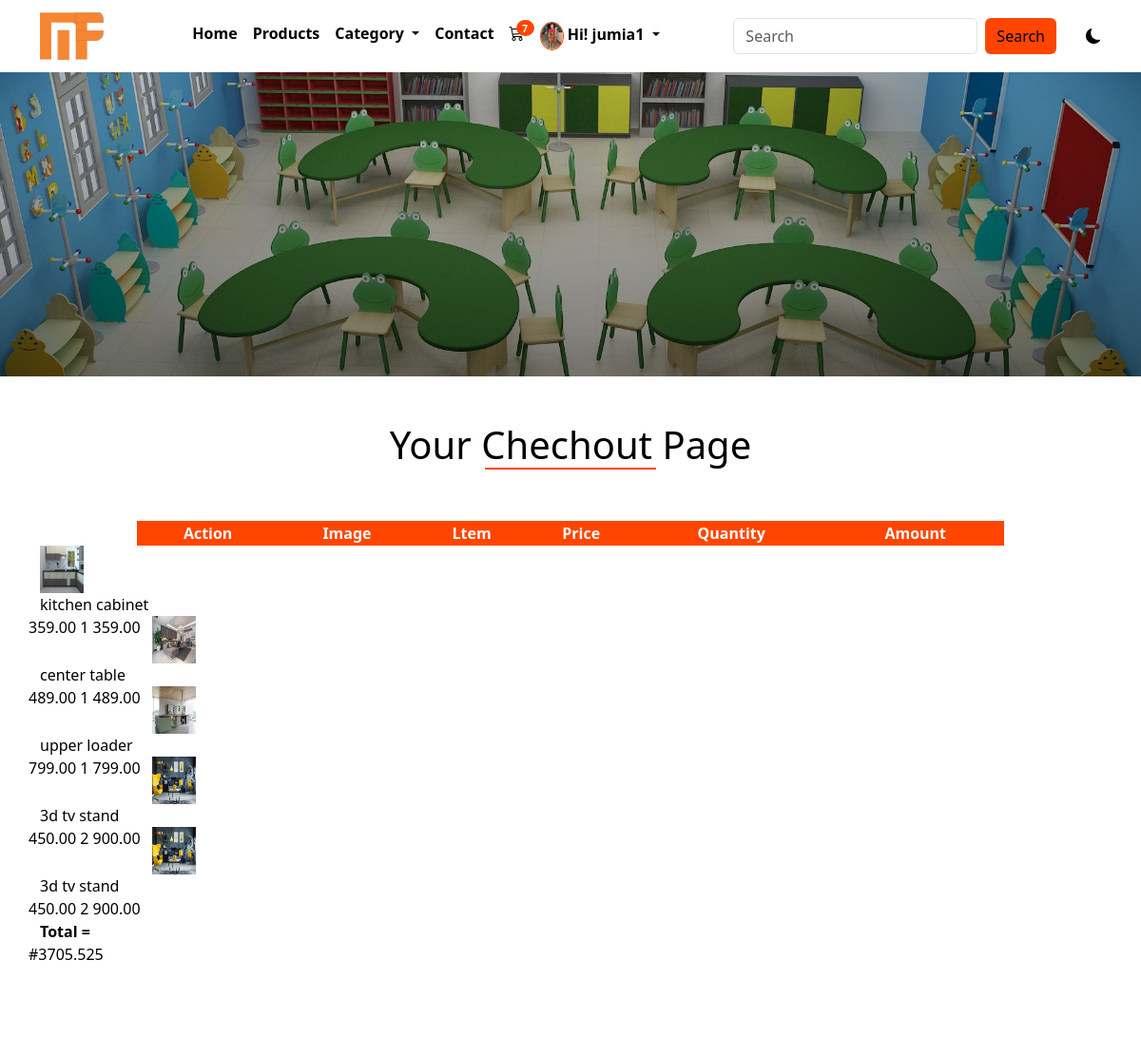
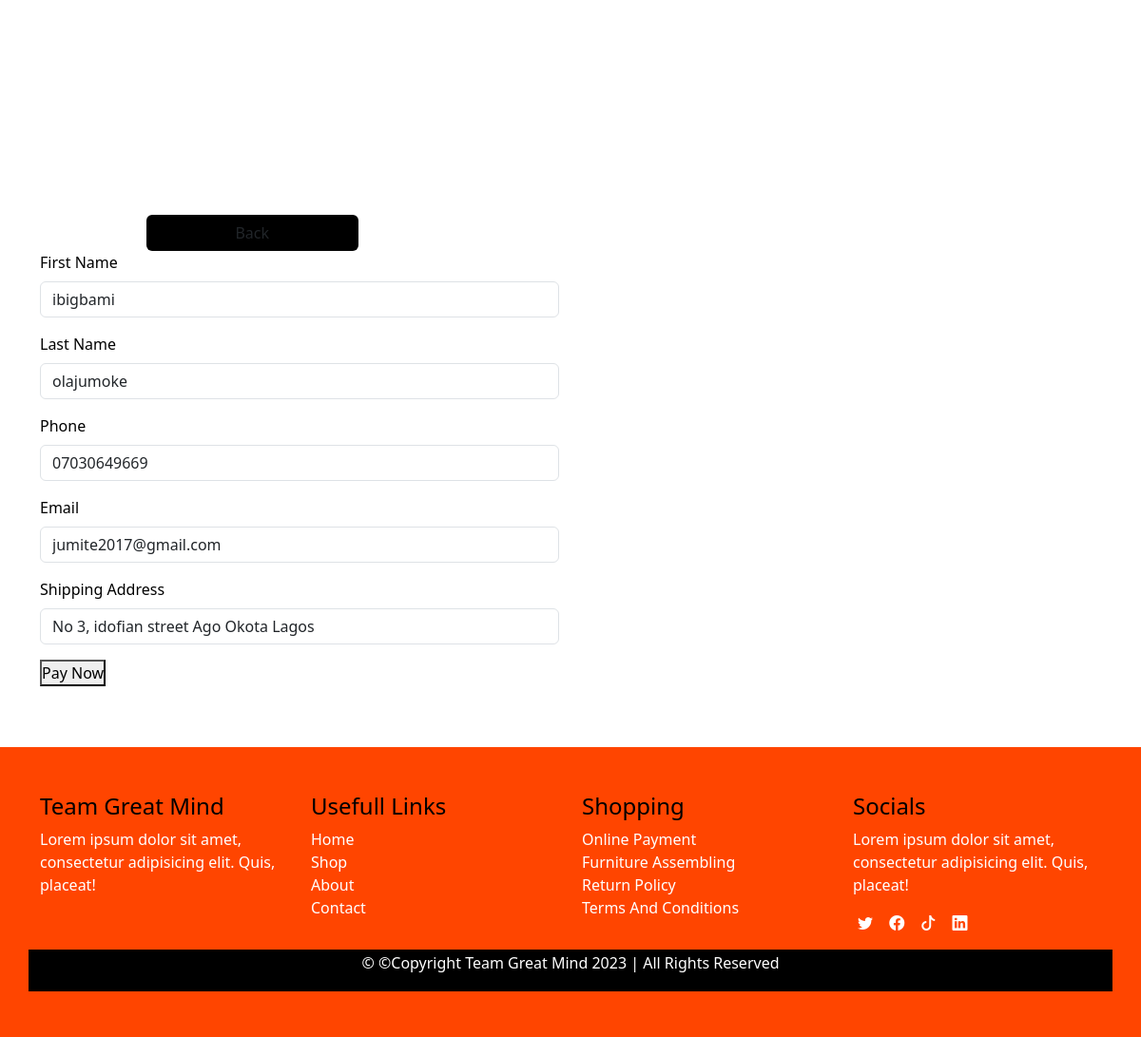
Screenshot of /checkout (signed in) with the database file from the repository (2 pictures, top to bottom).
### main/models.py (models this page shows, shortened)
class AppInfo (models.Model):
    appname = models.CharField(max_length=50)
    logo = models.ImageField(upload_to='logo')
    carousel1 = models.ImageField(upload_to='carousel1')
    carousel2 = models.ImageField(upload_to='carousel2')
    carousel3 = models.ImageField(upload_to='carousel3')
    banner = models.ImageField(upload_to='banner')
    copyright = models.IntegerField()

class Customer(models.Model):
    user = models.OneToOneField(User, on_delete=models.CASCADE)
    first_name = models.CharField(max_length=50)
    last_name = models.CharField(max_length=50)
    phone = models.CharField(max_length=15)
    email = models.EmailField(max_length=100)
    address = models.CharField(max_length=150)
    pix = models.ImageField(upload_to='pix')
    joined = models.DateTimeField(auto_now=True)
    class Meta:
        db_table = 'customer'
        managed = True
        verbose_name = 'Customer'
        verbose_name_plural = 'Customer'

class Cart(models.Model):
    user = models.ForeignKey(User, on_delete=models.CASCADE)
    furniture = models.ForeignKey(Product,on_delete=models.CASCADE)
    price = models.DecimalField(max_digits=5, decimal_places=2)
    amount = models.CharField(max_length=10)
    quantity = models.IntegerField()
    paid =models.BooleanField()

class Product (models.Model):
    category = (models.ForeignKey(Category, on_delete=models.CASCADE))
    name = models.CharField(max_length=50)
    slug = models.SlugField(unique=True)
    pix = models.ImageField(upload_to='pix')
    price = models.DecimalField(max_digits=5, decimal_places=2)
    discount_price = models.DecimalField(max_digits=5, decimal_places=2, blank=True, null=True)
    description = models.TextField()
    featured = models.BooleanField(default=False)
    uploaded = models.DateField(auto_now=True)
    edited = models.DateField(auto_now_add=True)

### main/views.py (the view)
# urls.py: path('checkout', views.checkout, name='checkout'),
def checkout(request):
    userprof =Customer.objects.get(user__username = request.user.username)
    cart = Cart.objects.filter(user__username = request.user.username, paid=False)
    for item in cart:
        item.amount = float(item.price * item.quantity)
        item.save()
    subtotal = 0
    vat = 0
    total = 0
    for item in cart:
        subtotal += item.amount
        vat = 0.075 * subtotal
        total = vat + subtotal
    context ={
        'userprof':userprof,
        'cart':cart,
        'subtotal':subtotal,
        'total':total,
    }
    return render(request, 'checkout.html', context)

### main/context_processor.py (called while the page is built)
def dropdown(request):
    info = AppInfo.objects.get(pk=1)
    fdog = Category.objects.all()
    context = {
         'info':info,
         'fdog':fdog,
    }
    return context

def cartcount(request):
     count = Cart.objects.filter(user__username =request.user.username, paid=False)
     itemcount = 0
     for item in count:
          itemcount += item.quantity
     context ={
          'itemcount':itemcount
     }
     return context

### main/templates/checkout.html (shortened to what this page needs)
{% extends 'base.html' %}
{% block header %} {% include 'header.html' %} {% endblock header %}
{% block banner %} {% include 'banner.html' %} {% endblock banner %}
{% block content %}
<div class="container mt-5 mb-5">
  <h1 class="title">Your chechout page</h1>
  <div class="row cart">
    <table>
      <thead>
        <th>action</th>
        <th>image</th>
        <th>ltem</th>
        <th>Price</th>
        <th>Quantity</th>
        <th>Amount</th>
      </table>
      <tbody>
        {% for product in cart %}
          <tr class="item">
            <td><img src="{{product.furniture.pix.url}}" alt="" style="height: 50px; width: 70px"></td>
            <td><span>{{product.furniture.name}}</span></td>
            <td>{{product.price}}</td>
            <td>{{product.quantity}}</td>
            <td>{{product.amount|floatformat:2}}</td>
          </tr>
        {% endfor %}
        <tr class="total">
          <td><b>Total =</b></td>
          <td>#{{total}}</td>
        </tr>
      </tbody>
    <div>
      <button class="btn btnback"><a href="{% url 'cart' %}"></a>Back</button>
    </div>
  <div class="col-12 col-md-6 chechout">
        <form action="{% url 'payment' %}" method="POST">
            <div class="mb-3">
              <label for="exampleFormControlInput1" class="form-label">First Name</label>
              <input type="text" class="form-control" name="first_name" value="{{userprof.first_name}}" id="exampleFormControlInput1" >
            </div>
            <div class="mb-3">
              <label for="exampleFormControlInput1" class="form-label">Last Name</label>
              <input type="text" class="form-control" name="last_name" value="{{userprof.last_name}}" id="exampleFormControlInput1" >
            </div>
            <div class="mb-3">
              <label for="exampleFormControlInput1" class="form-label">Phone</label>
              <input type="text" class="form-control"  name="phone" value="{{userprof.phone}}" id="exampleFormControlInput1">
            </div>
            <div class="mb-3">
              <label for="exampleFormControlTextarea1" class="form-label">Email</label>
              <input type="email" class="form-control" name="email" value="{{userprof.email}}" id="exampleFormControlTextarea1" rows="3"  placeholder="name@example.com">
            </div>
            <div class="mb-3">
              <label for="exampleFormControlTextarea1" class="form-label"> Shipping Address</label>
              <input type="text" name= "address"class="form-control" value="{{userprof.address}}" id="exampleFormControlTextarea1" rows="3"></textarea>
            </div>
            <div class="mb-3">
              <button class="submit">Pay Now</button>
            </div>
        </form>
      </div>
     </div>
 </div>
{% endblock content %}
{% block footer %} {% include 'footer.html' %} {% endblock footer %}

### main/templates/header.html (shortened to what this page needs)
<nav class="navbar navbar-expand-lg bg-body-tertiary">
    <div class="container">
        <a class="navbar-brand" href="/index.html"><img src="{{info.logo.url}}" alt="" style="height: 50px;"></a>
        <div class="collapse navbar-collapse" id="navbarSupportedContent">
            <ul class="navbar-nav mx-auto mb-2 mb-lg-0">
                {% if user.is_authenticated %}
                <li class="nav-item">
                    <a class="nav-link" aria-current="page" href="{% url 'home' %}">Home</a>
                </li>
                <li class="nav-item">
                    <a class="nav-link" href=" {% url 'products' %} ">Products</a>
                </li>
                <li class="nav-item dropdown">
                    <a class="nav-link dropdown-toggle" href="#" role="button" data-bs-toggle="dropdown" aria-expanded="false">
                    Category
                    </a>
                </li>
                <li class="nav-item">
                    <a class="nav-link" href="{% url 'contact' %}">Contact</a>
                </li>
                <li class="nav-item">
                    <a class="nav-link" href=" {% url 'cart' %}">
                        <div class="wrapper">
                            <i class="bi bi-cart3"></i>
                            <span class="badge">{{itemcount}}</span>
                        </div>
                    </a>
                </li>
                <li class="nav-item dropdown">
                    <a class="nav-link dropdown-toggle" href="#" role="button" data-bs-toggle="dropdown" aria-expanded="false">
                        {% if user.customer %}
                           <img src="{{user.customer.pix.url}}" alt="" style="height: 30px;">
                        {% endif %}
                        <span>Hi! {{user.username}}</span>
                    </a>
                </li>
                {% endif %}
            </ul>
            <form class="d-flex search" role="search" action="{% url 'search' %}" method="POST">
                <input class="form-control me-2" name= "serach" type="search" placeholder="Search" aria-label="Search">
                <button class="btn btn-outline-success" type="submit">Search</button>
            </form>
            <div class="samson">
                <i class="bi bi-moon-fill"></i>
            </div>
        </div>
    </div>
</nav>

### main/static/css/style.css (style rules this page uses)
* { padding: 0%; margin: 0%; box-sizing: border-box; }
.navbar { background: var(--bg) !important; }
.navbar-nav a { color: var(--text); font-weight: 600; }
.wrapper { position: relative; }
.wrapper span { position: absolute; right: -10px; top: -2px; background-color: orangered; font-size: 10px; border-radius: 50%; }
.nav-link img { border: 1px solid orangered; border-radius: 50%; }
.search button { background-color: orangered; border: none; color: black; font-weight: 500; }
.title { text-transform: capitalize; text-align: center; }
.title::after { content: ''; width: 180px; display: block; height: 2px; background-color: orangered; margin-left: auto; margin-right: auto; }
.cart table { width: 80%; margin-left: 10%; margin-right: 10%; margin-top: 4%; border: 1px solid orangered; text-align: center; }
.cart thead { background-color: orangered; text-transform: capitalize; color: white; }
.cart .btnback { background-color: black; margin-top: 27%; margin-left: 10%; width: 20%; }
.samson { margin-left: 3%; cursor: pointer; }
:root { --bg: white; --icon: black; --text: black; }
body { background: var(--bg); color: var(--text); overflow: none; }

### rows the page displays
AppInfo: logo (picture)
Cart: furniture.pix (picture), furniture.name "kitchen cabinet", price "359.00", quantity "1", amount "359.00"
Cart: furniture.pix (picture), furniture.name "center table", price "489.00", quantity "1", amount "489.00"
Cart: furniture.pix (picture), furniture.name "upper loader", price "799.00", quantity "1", amount "799.00"
Cart: furniture.pix (picture), furniture.name "3d tv stand", price "450.00", quantity "2", amount "900.00"
Cart: furniture.pix (picture), furniture.name "3d tv stand", price "450.00", quantity "2", amount "900.00"
Customer: first_name "ibigbami", last_name "olajumoke", phone "07030649669", email "jumite2017@gmail.com", address "No 3, idofian street Ago Okota Lagos"

### other values shown
{{ itemcount }} "7"
{{ user.username }} "jumia1"
{{ total }} "3705.525"
